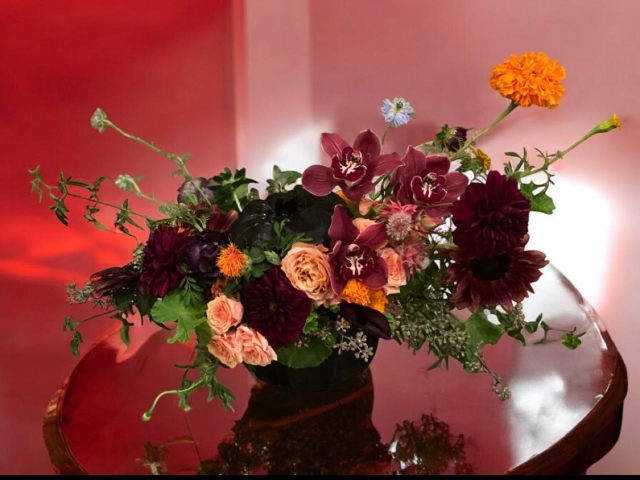
#> input picture assets/corporate/hero.jpg, 1280 x 959 px (shown at 1/2 size)
$ python -i portfolio-images.py   (imports and definitions only)
#> lines starting #> are read from the running program, lines starting #| are printed output that depends on the picture; after the words box and inside, x2 and y2 are one past the last pixel; in counts of white or black regions, pixels touching at a corner belong together
#> further down, picture is the input picture: PIL image 1280x959 RGB; mean R, G, B 141, 73.8, 68.2
#!/usr/bin/env python3
"""Portfolio image pipeline for abbyresnick.com.

Reads a private selects manifest, writes web derivatives + a public manifest into
assets/portfolio/, and regenerates the chips + grid between the markers in portfolio.html.
Run:  python3 scripts/portfolio-images.py            (build everything)
      python3 scripts/portfolio-images.py --check    (verify, no writes)
See README.md → "Portfolio pipeline".
"""
from __future__ import annotations
import argparse, html, io, json, math, os, subprocess, sys, tempfile
from pathlib import Path

CATEGORY_ORDER = ["installations", "corporate", "private", "studio", "weddings"]
CATEGORY_LABEL = {"installations": "Installations", "corporate": "Corporate",
                  "private": "Private Events", "studio": "Studio", "weddings": "Weddings"}
SIZES = (1600, 800)
BUDGET = {1600: 450_000, 800: 150_000}
QUALITY_LADDER = (82, 78, 74, 70, 66, 62)   # never below q62: fail loudly instead
EAGER_BUDGET = 1_200_000
EAGER_COUNT = 6
START, END = "<!-- PORTFOLIO:START -->", "<!-- PORTFOLIO:END -->"
REQUIRED = ("id", "category", "source", "caption")

SITE = Path(__file__).resolve().parent.parent
PATHS_FILE = Path(__file__).resolve().parent / "portfolio-paths.json"   # git-ignored, local only


# [31 lines left out: functions local_paths, load_selects, resolve_source, not called in this run]


from PIL import Image, ImageCms, ImageOps  # Pillow 12 (system python3)

_SRGB = ImageCms.createProfile("sRGB")


# [43 lines left out: functions decode, to_srgb, apply_crop, not called in this run]


WB_BAND, WB_MAX_GAIN = 0.05, 1.45


# [14 lines left out: function _highlight_mean, not called in this run]


def _luma_band_mask(im: Image.Image, frac: float = WB_BAND) -> Image.Image:
    """Mask of the brightest `frac` of pixels BY LUMINANCE, excluding blown pixels (L >= 254) so a speck
    of clipped white cannot set the balance. Falls back to including blown pixels when almost nothing else
    is bright (an image that is mostly white)."""
#> called with frac = 0.05
    L = im.convert("L")
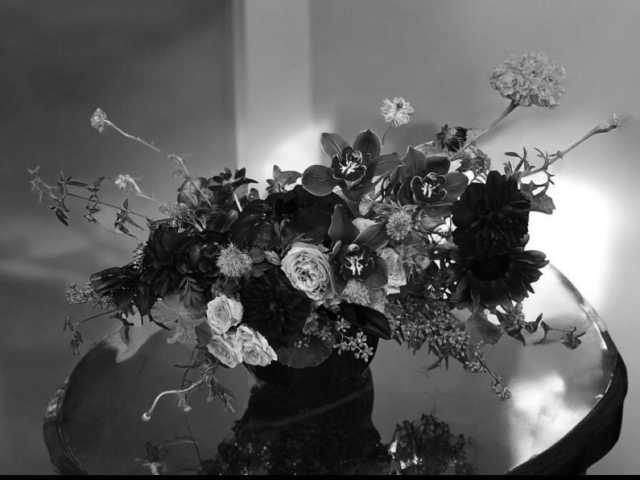
#> L: PIL image 1280x959 L (shown at 1/2 size); min 0, max 255, mean 93.3
    h = L.histogram(); total = sum(h)
#> after `h = L.histogram()`: h = 256 values, max 17983 at index 66, min 732 at index 0, mean 4795
#> after `total = sum(h)`: total = 1227520
    n = max(1, math.ceil(round(total * frac, 6)))
#> n = 61376
    top = 253
    acc = 0; t = top
    for v in range(top, -1, -1):
        acc += h[v]
        if acc >= n:
            t = v; break
#> this loop made 57 passes
#> acc on passes 1 to 12: 1844, 3150, 4107, 4988, 5819, 6747, 7547, 8403, 9325, 10352, 11397, 12477
#> after the loop, acc = 63079
    if acc < max(1, total * 0.01):        # nearly everything bright is blown: use it anyway
        top, acc, t = 255, 0, 255
        for v in range(255, -1, -1):
            acc += h[v]
            if acc >= n:
                t = v; break
    lo, hi = t, top
    return L.point(lambda v: 255 if lo <= v <= hi else 0)
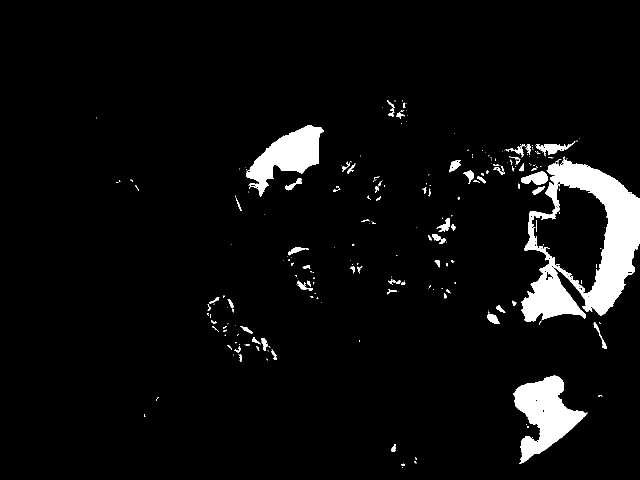
#> returned value: PIL image 1280x959 L (shown at 1/2 size); 5.1% white; 269 white regions (188 under 20 px), largest, box (x1, y1, x2, y2) and area: (1042, 313, 1280, 644) 32370, (1027, 751, 1175, 928) 12254, (492, 251, 648, 394) 9710


def auto_wb(im: Image.Image) -> Image.Image:
    """Highlight-band balance: take the brightest 5% of pixels by luminance (blown pixels excluded), aim
    every channel's mean over that band at the brightest channel's mean, gain clamped to [1.0, 1.45].
    Selecting one band by luminance (not one band per channel) keeps the three means on the same
    pixels, which is what makes the backdrop come out neutral instead of each channel chasing its own hotspot."""
    from PIL import ImageStat
    mask = _luma_band_mask(im)
    means = [max(ImageStat.Stat(ch, mask).mean[0], 1.0) for ch in im.split()]
#> means = [237.1, 218.8, 216.9]
    target = max(means)
#> target = 237.1
    gains = [min(max(target / m, 1.0), WB_MAX_GAIN) for m in means]
#> gains = [1, 1.08, 1.09]
    bands = [ch.point(lambda v, g=g: min(255, round(v * g))) for ch, g in zip(im.split(), gains)]
#> bands = 3 items
    return Image.merge("RGB", bands)
#> returned value: PIL image 1280x959 RGB


def derivative_path(out_dir: Path, item_id: str, size: int) -> Path:
    return Path(out_dir) / f"{item_id}-{size}.jpg"


# [174 lines left out: functions _save_within_budget, make_derivatives, build_manifest, render_block, inject, build and 2 more, not called in this run]


# [2 lines not run here, left out]

>>> from PIL import Image
>>> picture = Image.open('../assets/corporate/hero.jpg')
>>> result = auto_wb(picture)

$ run again, on assets/corporate/p4.jpg
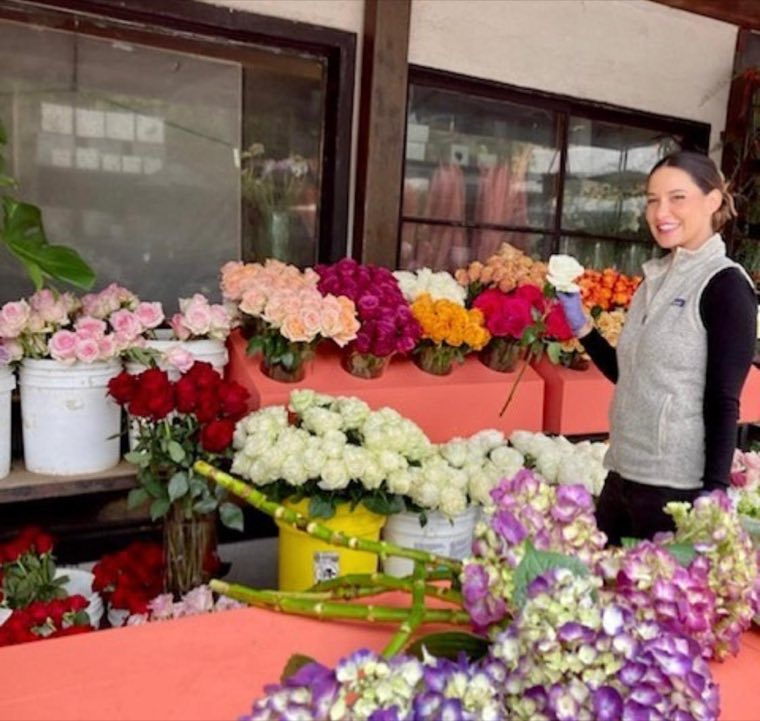
#> input picture assets/corporate/p4.jpg, 760 x 721 px
#> picture is the input picture: PIL image 760x721 RGB; mean R, G, B 139.8, 106.2, 94.7
#> h = 256 values, max 6809 at index 165, min 3 at index 255, mean 2140.5
#> total = 547960
#> n = 27398
#> the loop in _luma_band_mask, `for v in range(top, -1, -1):` made 47 passes
#> acc on passes 1 to 8: 23, 63, 159, 244, 345, 447, 551, 667
#> after the loop in _luma_band_mask, `for v in range(top, -1, -1):`: acc = 28315
#> in _luma_band_mask, `return L.point(lambda v: 255 if lo <= v <= hi else 0)`:
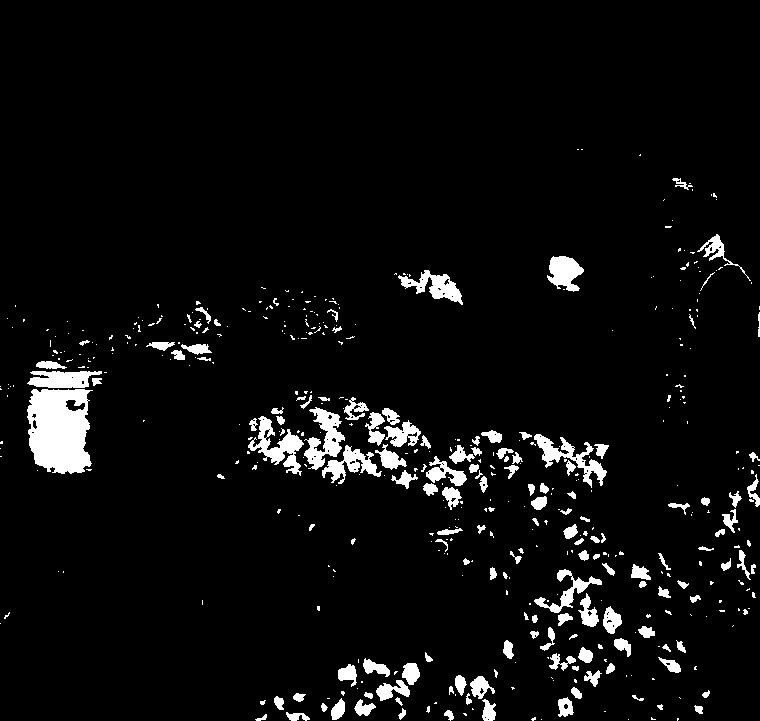
#> returned value: PIL image 760x721 L; 5.2% white; 480 white regions (330 under 20 px), largest, box (x1, y1, x2, y2) and area: (27, 389, 93, 474) 4437, (248, 416, 304, 476) 1213, (304, 407, 345, 470) 1194
#> means = [225.6, 218.5, 200.6]
#> target = 225.6
#> gains = [1, 1.03, 1.12]
#> bands = 3 items
#> in auto_wb, `return Image.merge("RGB", bands)`:
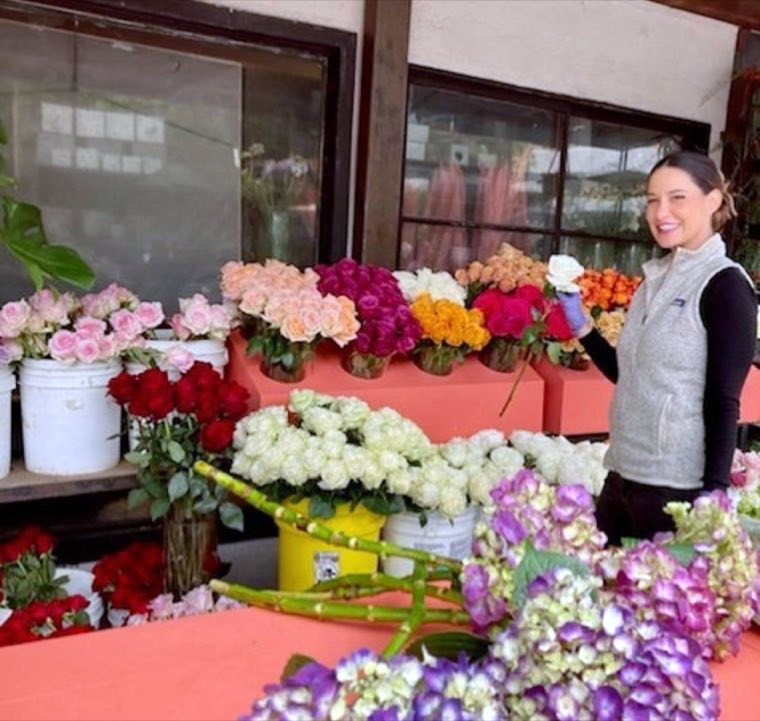
#> returned value: PIL image 760x721 RGB; mean R, G, B 139.8, 109.7, 106.4

$ run again, on assets/corporate/p5.jpg
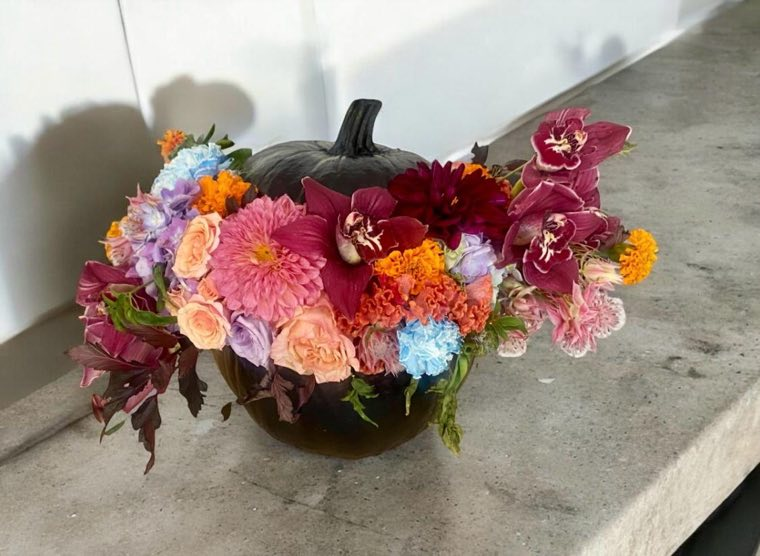
#> input picture assets/corporate/p5.jpg, 760 x 556 px
#> picture is the input picture: PIL image 760x556 RGB; mean R, G, B 157, 137.2, 128.1
#> in _luma_band_mask, `L = im.convert("L")`:
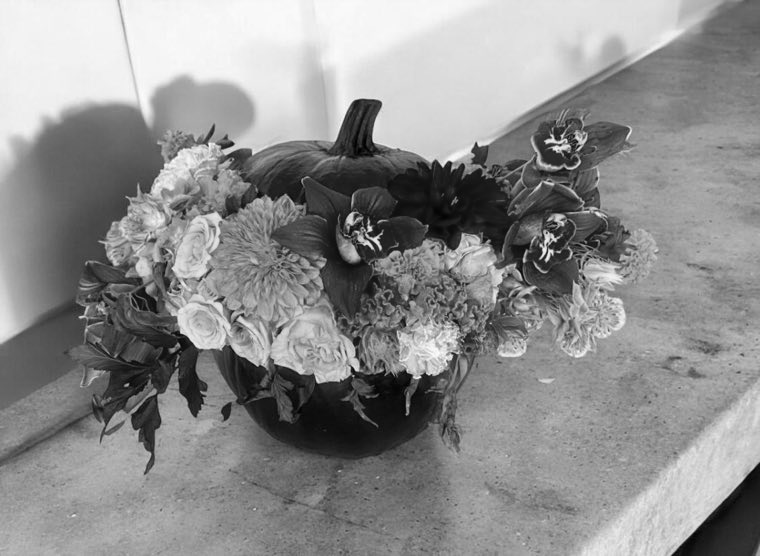
#> L: PIL image 760x556 L; min 0, max 254, mean 142.1
#> h = 256 values, max 4906 at index 156, min 0 at index 255, mean 1650.6
#> total = 422560
#> n = 21128
#> the loop in _luma_band_mask, `for v in range(top, -1, -1):` made 12 passes
#> acc on passes 1 to 8: 3, 4, 10, 107, 974, 2794, 5282, 9619
#> after the loop in _luma_band_mask, `for v in range(top, -1, -1):`: acc = 23713
#> in _luma_band_mask, `return L.point(lambda v: 255 if lo <= v <= hi else 0)`:
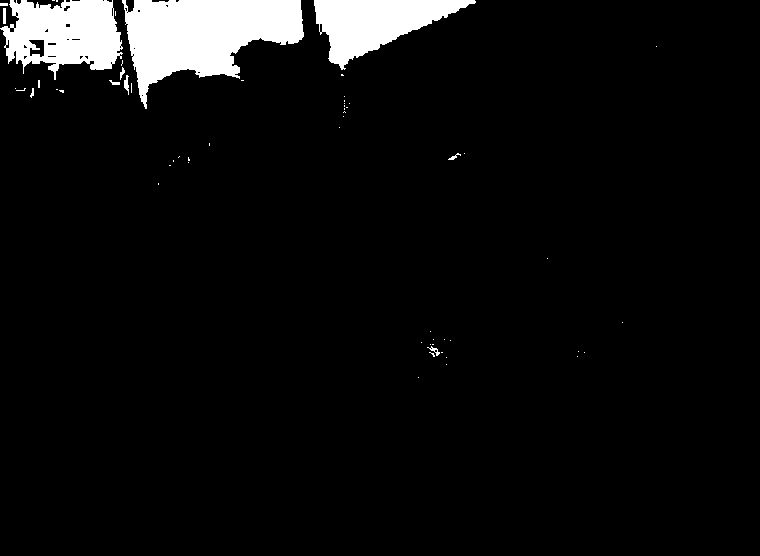
#> returned value: PIL image 760x556 L; 5.6% white; 59 white regions (48 under 20 px), largest, box (x1, y1, x2, y2) and area: (122, 0, 304, 109) 11057, (0, 0, 123, 80) 6532, (314, 0, 476, 70) 5694
#> means = [244.6, 245.2, 242.8]
#> target = 245.2
#> gains = [1, 1, 1.01]
#> bands = 3 items

$ run again, on assets/corporate/p6.jpg
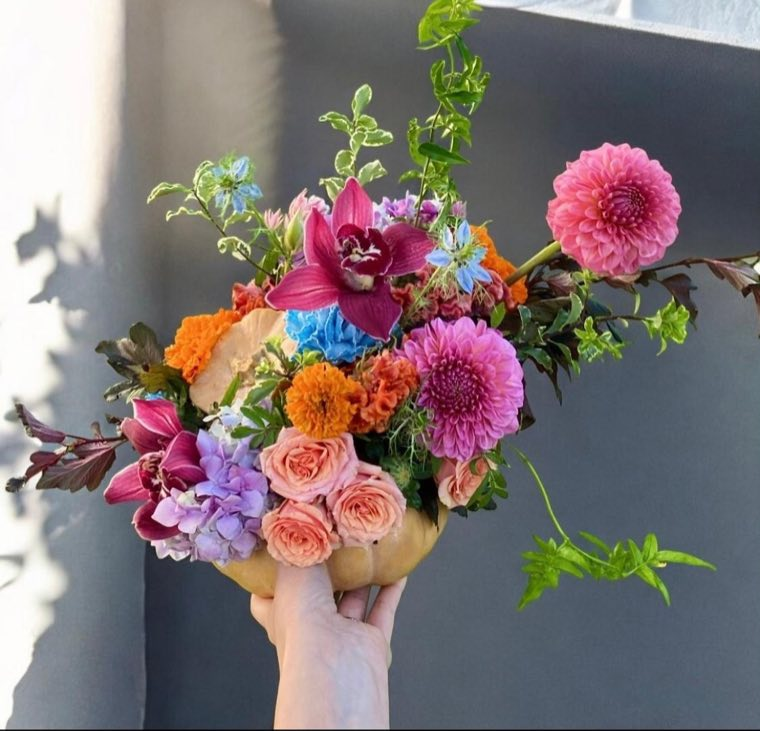
#> input picture assets/corporate/p6.jpg, 760 x 731 px
#> picture is the input picture: PIL image 760x731 RGB; mean R, G, B 127.9, 115.2, 115
#> in _luma_band_mask, `L = im.convert("L")`:
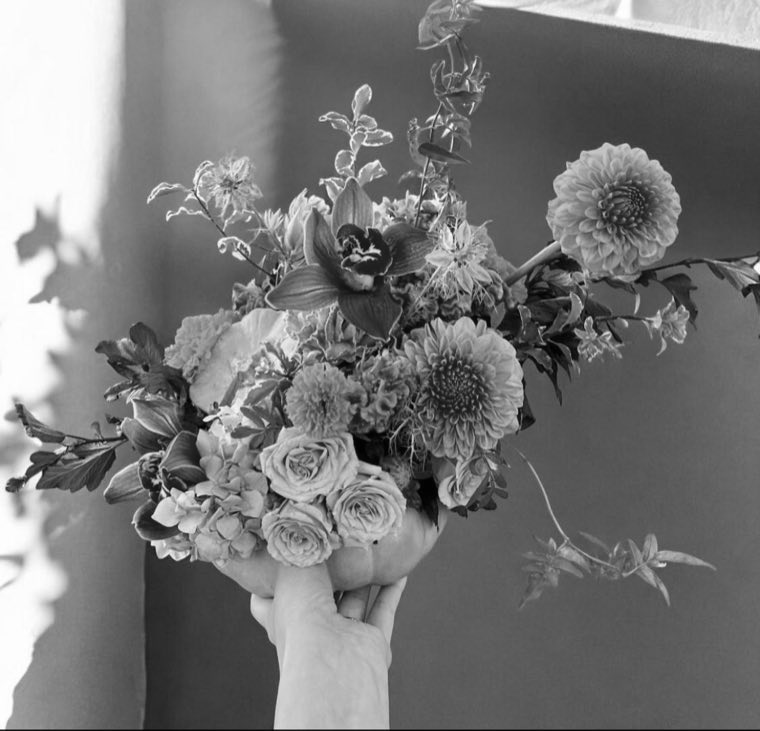
#> L: PIL image 760x731 L; min 0, max 255, mean 119
#> h = 256 values, max 15011 at index 90, min 17 at index 0, mean 2170.2
#> total = 555560
#> n = 27778
#> the loop in _luma_band_mask, `for v in range(top, -1, -1):` made 4 passes
#> acc on passes 1 to 4: 4733, 16306, 26579, 29478
#> after the loop in _luma_band_mask, `for v in range(top, -1, -1):`: acc = 29478
#> in _luma_band_mask, `return L.point(lambda v: 255 if lo <= v <= hi else 0)`:
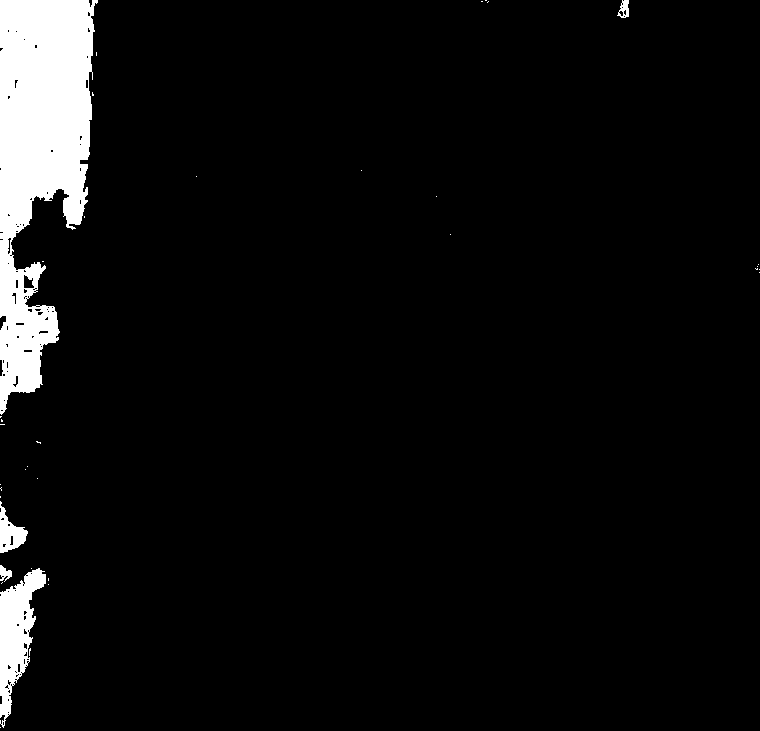
#> returned value: PIL image 760x731 L; 5.3% white; 37 white regions (32 under 20 px), largest, box (x1, y1, x2, y2) and area: (0, 0, 98, 415) 25019, (0, 568, 46, 728) 3436, (0, 501, 28, 553) 696, (617, 0, 629, 18) 129, (0, 565, 12, 582) 118
#> means = [252.8, 251.3, 249.8]
#> target = 252.8
#> gains = [1, 1.01, 1.01]
#> bands = 3 items
